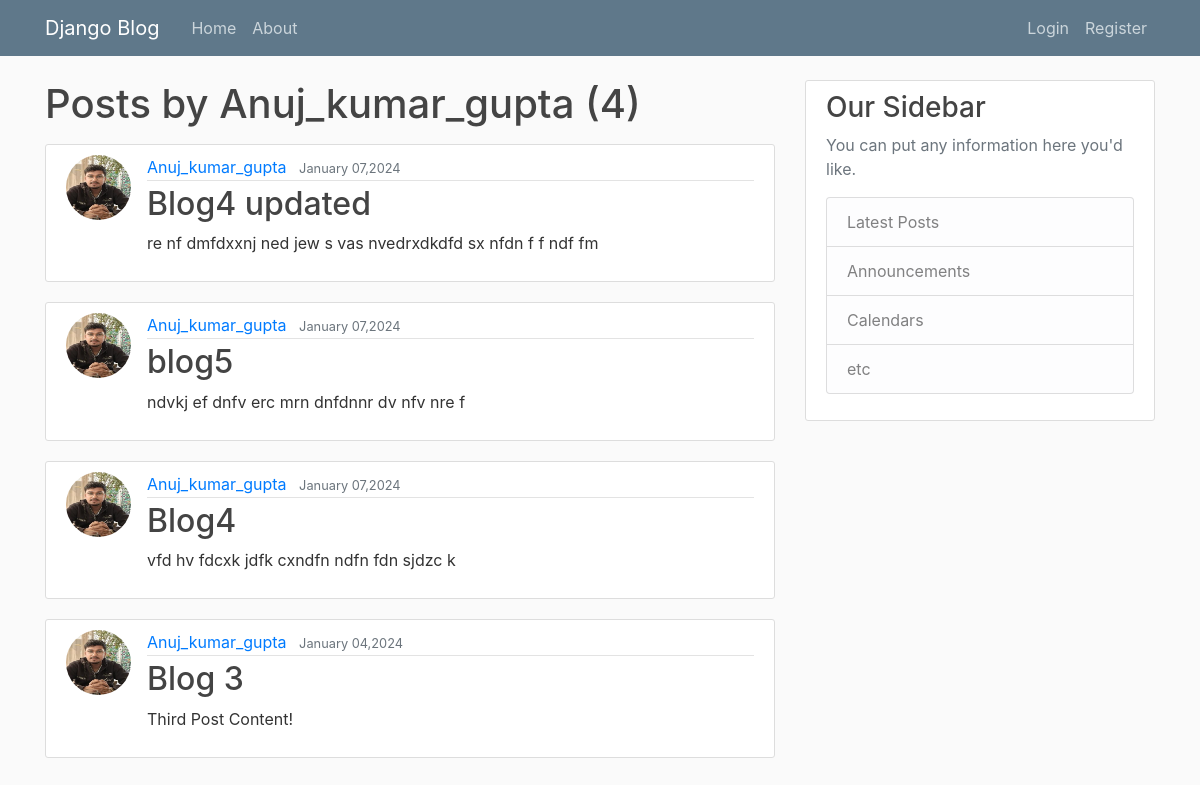
Screenshot of /blog/user/Anuj_kumar_gupta with the database file from the repository.
### blog/models.py (models this page shows, shortened)
class Post(models.Model):
    title=models.CharField(max_length=100)
    content=models.TextField()
    date_posted=models.DateTimeField(default=timezone.now)
    author=models.ForeignKey(User,on_delete=models.CASCADE)

### users/models.py (models this page shows, shortened)
class Profile(models.Model):
    user=models.OneToOneField(User,on_delete=models.CASCADE)
    image=models.ImageField(default='default.jpg',upload_to='profile_pics')

### blog/views.py (the view)
# urls.py: path("user/<str:username>", UserPostListView.as_view(), name='user-posts'),
class UserPostListView(ListView):
     model = Post
     template_name = 'blog/user_posts.html'  # <app><model>_<viewtype>.html
     context_object_name = 'posts'
     paginate_by = 4
     def get_queryset(self):
        user=get_object_or_404(User,username=self.kwargs.get('username'))
        return Post.objects.filter(author=user).order_by('-date_posted')

### blog/templates/blog/user_posts.html (shortened to what this page needs)
{% extends "blog/base.html" %}
{% block content %}
    <h1 class="mb-3">Posts by {{ view.kwargs.username }} ({{ page_obj.paginator.count  }})</h1>
    {% for post in posts %}
        <article class="media content-section">
            <img class="rounded-circle article-img"src="{{ post.author.profile.image.url }}">
              <div class="media-body">
                <div class="article-metadata">
                  <a class="mr-2" href="{% url 'user-posts' post.author.username %}">{{ post.author }}</a>
                  <small class="text-muted">{{ post.date_posted|date:'F d,Y' }}</small>
                </div>
                <h2><a class="article-title" href="{% url 'post-detail' post.id %}">{{ post.title }}</a></h2>
                <p class="article-content">{{ post.content }}</p>
              </div>
        </article>
    {% endfor %}
{% endblock content %}

### blog/static/blog/main.css (style rules this page uses)
body { background: #fafafa; color: #333333; margin-top: 5rem; }
h1, h2, h3, h4, h5, h6 { color: #444444; }
.content-section { background: #ffffff; padding: 10px 20px; border: 1px solid #dddddd; border-radius: 3px; margin-bottom: 20px; }
.article-title { color: #444444; }
.article-content { white-space: pre-line; }
.article-img { height: 65px; width: 65px; margin-right: 16px; }
.article-metadata { padding-bottom: 1px; margin-bottom: 4px; border-bottom: 1px solid #e3e3e3 }

### rows the page displays
Post: author.profile.image (picture), author "Anuj_kumar_gupta", date_posted "January 07,2024", title "Blog4 updated", content "re nf dmfdxxnj ned jew s vas nvedrxdkdfd sx nfdn f f ndf fm"
Post: author.profile.image (picture), author "Anuj_kumar_gupta", date_posted "January 07,2024", title "blog5", content "ndvkj ef dnfv erc mrn dnfdnnr dv nfv nre f"
Post: author.profile.image (picture), author "Anuj_kumar_gupta", date_posted "January 07,2024", title "Blog4", content "vfd hv fdcxk jdfk cxndfn ndfn fdn sjdzc k"
Post: author.profile.image (picture), author "Anuj_kumar_gupta", date_posted "January 04,2024", title "Blog 3", content "Third Post Content!"

### other values shown
{{ view.kwargs.username }} "Anuj_kumar_gupta"
{{ page_obj.paginator.count }} "4"
